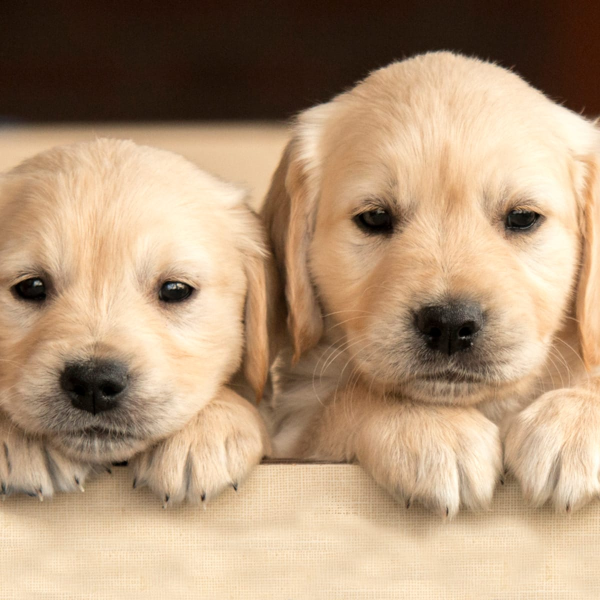
#> input picture py_opencv/photos/dog2.jpg, 1200 x 1200 px (shown at 1/2 size)
$ python transformation.py
#> lines starting #> are read from the running program, lines starting #| are printed output that depends on the picture
import cv2 as cv
import numpy as np

img = cv.imread('photos/dog2.jpg')
#> img is the input picture: shape (1200, 1200, 3); mean B, G, R 120.1, 149.1, 177.1

cv.imshow('dog', img)

"""Translation"""
def translate(img, x, y):
#> called with x = -100, y = 100
    transMat = np.float32([[1, 0, x], [0,1,y]])
    dimensions = (img.shape[1], img.shape[0]) # width, height
#> dimensions = (1200, 1200)
    return cv.warpAffine(img, transMat, dimensions)
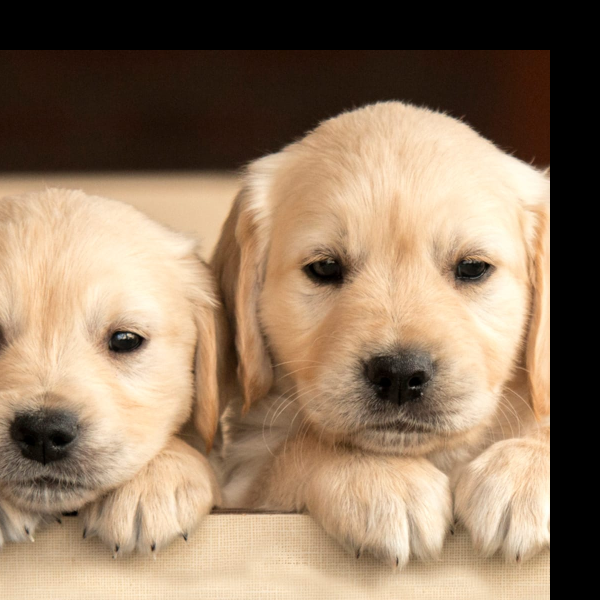
#> returned value: shape (1200, 1200, 3) (shown at 1/2 size); mean of channels 0, 1, 2 97.6, 121.8, 145.7; drawn as B, G, R

"""Rotation"""
def rotate(img, angle, roPoint = None):
#> called with angle = -45
    (height, width) = img.shape[:2]
#> height = 1200; width = 1200
    if roPoint == None:
        roPoint = (width//2, height//2)
#> roPoint = (600, 600)
    rotMat = cv.getRotationMatrix2D(roPoint, angle, 1.0)
    dimenstions = (width, height)
#> dimenstions = (1200, 1200)
    return cv.warpAffine(img, rotMat, dimenstions)
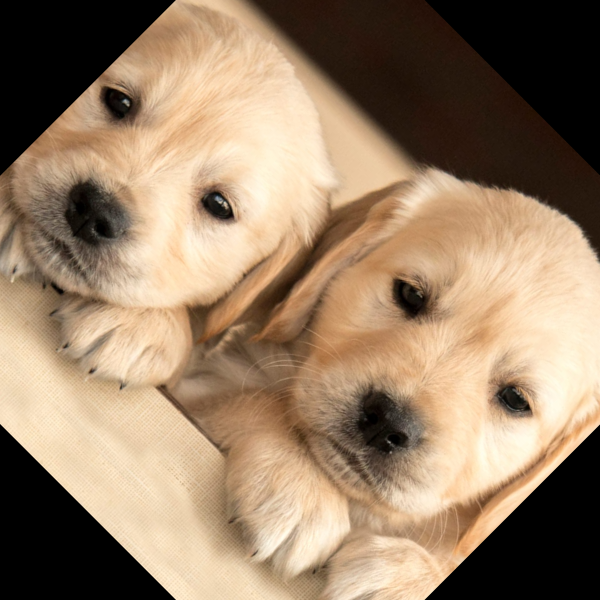
#> returned value: shape (1200, 1200, 3) (shown at 1/2 size); mean of channels 0, 1, 2 102.7, 127.7, 151.8; drawn as B, G, R

# TRANSLATION neg x = left, neg y = up
translatedImg = translate(img, -100, 100)
cv.imshow('translated', translatedImg)

# ROTATION neg = clockwise
rotated = rotate(img, -45)
cv.imshow('rotated', rotated)
rotated_rotated = rotate(rotated, 45)
#> call 2 of rotate, with angle = 45
#> in rotate (call 2), `return cv.warpAffine(img, rotMat, dimenstions)`:
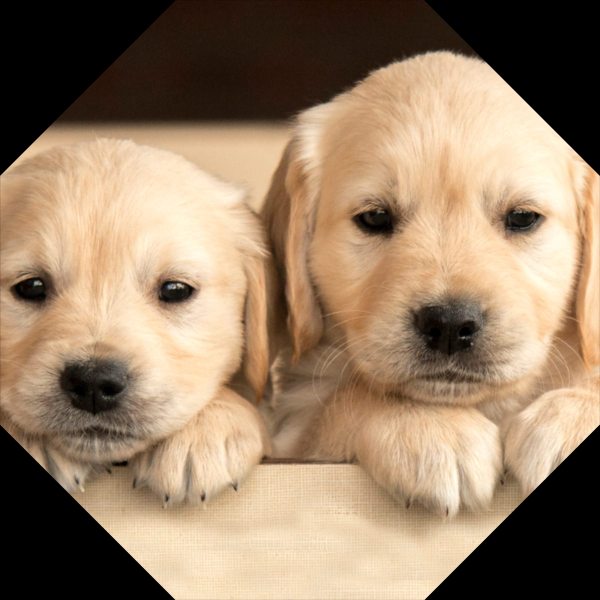
#> returned value: shape (1200, 1200, 3) (shown at 1/2 size); mean of channels 0, 1, 2 102.7, 127.7, 151.8; drawn as B, G, R
cv.imshow('rotated-rotated', rotated_rotated)

# RESIZING
resized = cv.resize(img, (500, 500), interpolation=cv.INTER_LINEAR)
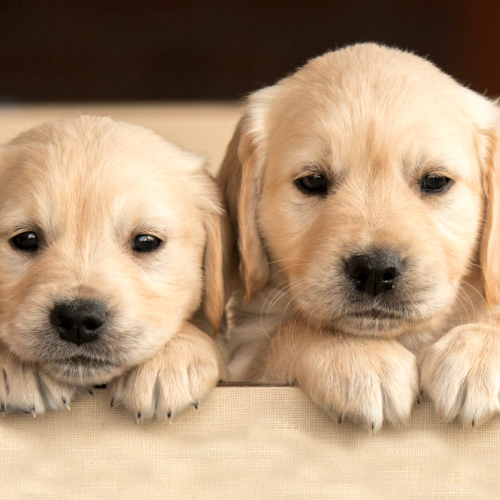
#> resized: shape (500, 500, 3); mean B, G, R 120.1, 149, 177.1
cv.imshow('resized', resized)

# FLIPPING
flipped = cv.flip(img, -1) # flip code 0 = vertical flip, 1 = horizontal flip, -1 = both
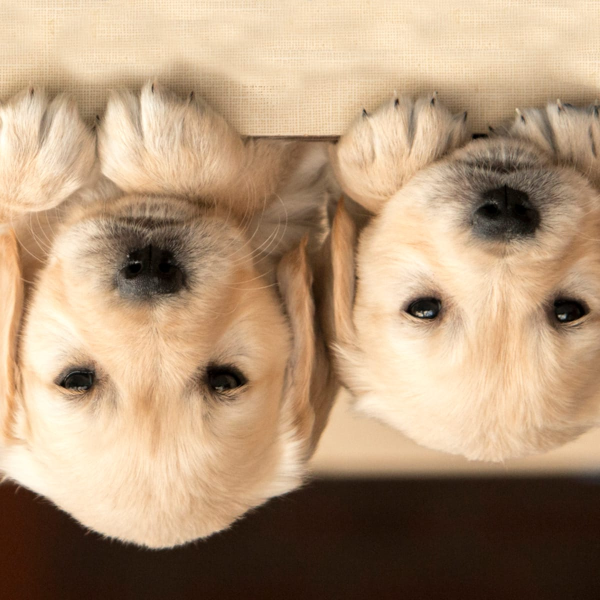
#> flipped: shape (1200, 1200, 3) (shown at 1/2 size); mean B, G, R 120.1, 149.1, 177.1
cv.imshow('flipped', flipped)

# CROPPING
cropped = img[200:400, 300:400]
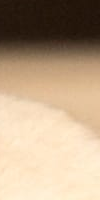
#> cropped: shape (200, 100, 3); mean B, G, R 133.5, 160.4, 183.8
cv.imshow('cropped', cropped)

cv.waitKey(0)

$ run again, with py_opencv/photos/dog1.jpg copied over py_opencv/photos/dog2.jpg
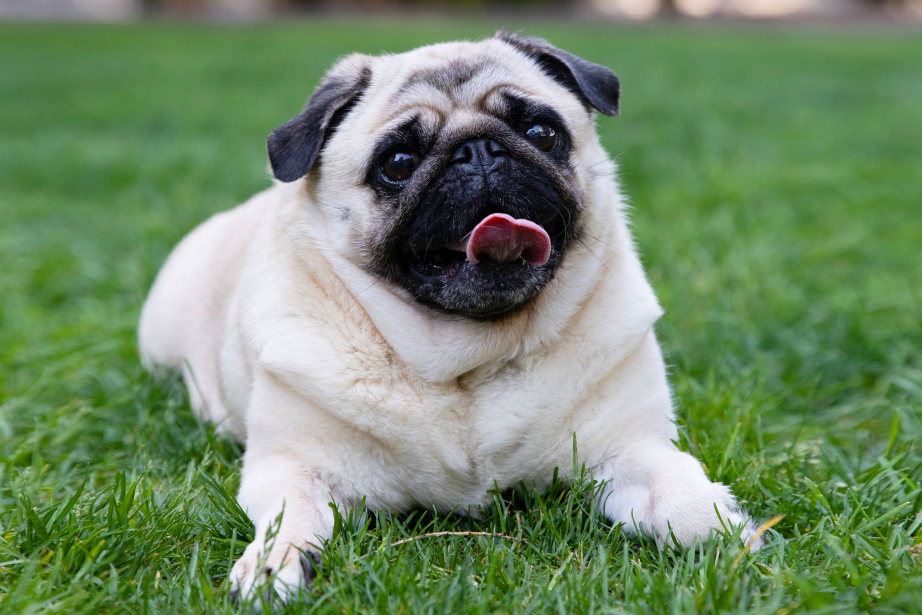
#> input picture py_opencv/photos/dog1.jpg, 2765 x 1843 px (shown at 1/3 size)
#> img is the input picture: shape (1843, 2765, 3); mean B, G, R 105.2, 138.7, 114.6
#> `flipped = cv.flip(img, -1)`:
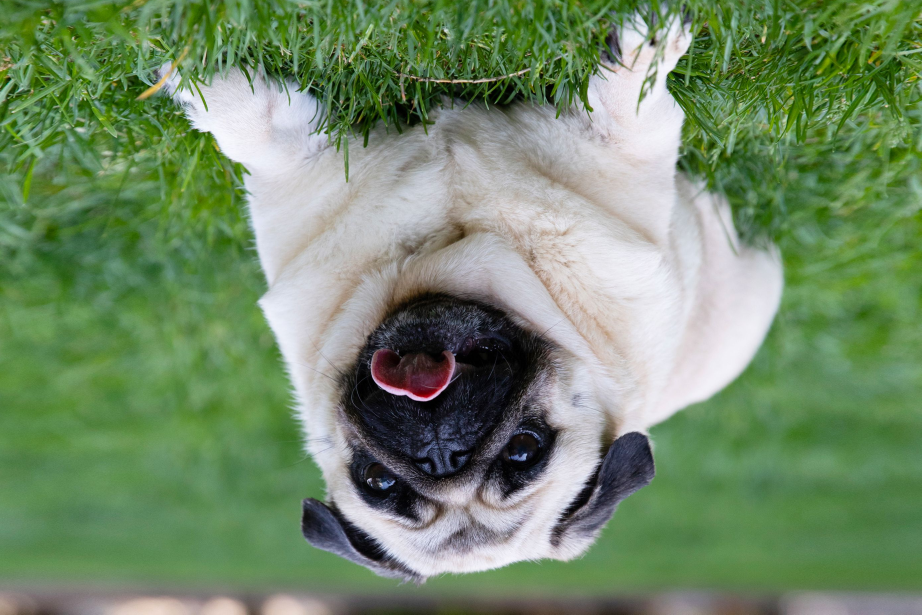
#> flipped: shape (1843, 2765, 3) (shown at 1/3 size); mean B, G, R 105.2, 138.7, 114.6
#> `cropped = img[200:400, 300:400]`:
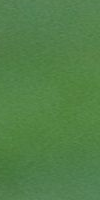
#> cropped: shape (200, 100, 3); mean B, G, R 72.4, 128.3, 82.1

$ run again, with py_opencv/photos/dog3.jpg copied over py_opencv/photos/dog2.jpg
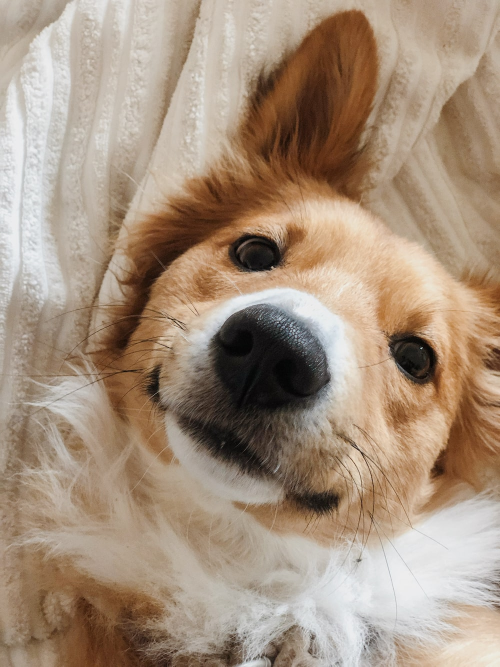
#> input picture py_opencv/photos/dog3.jpg, 1000 x 1333 px (shown at 1/2 size)
#> img is the input picture: shape (1333, 1000, 3); mean B, G, R 125.4, 144.8, 165.5
#> `flipped = cv.flip(img, -1)`:
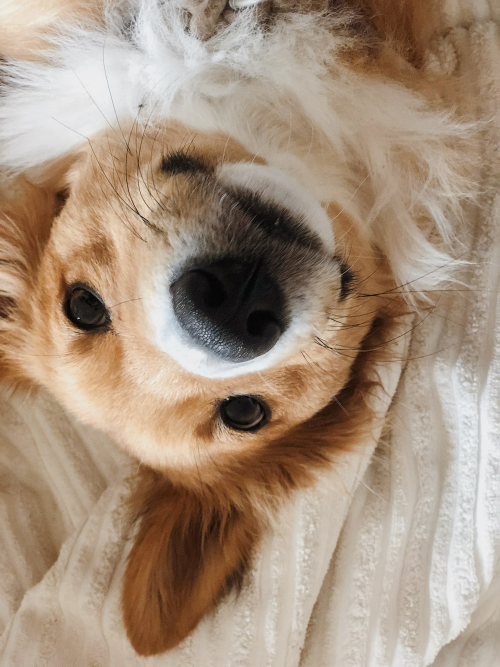
#> flipped: shape (1333, 1000, 3) (shown at 1/2 size); mean B, G, R 125.4, 144.8, 165.5
#> `cropped = img[200:400, 300:400]`:
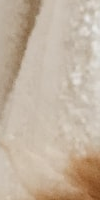
#> cropped: shape (200, 100, 3); mean B, G, R 160.1, 178.2, 194.5
